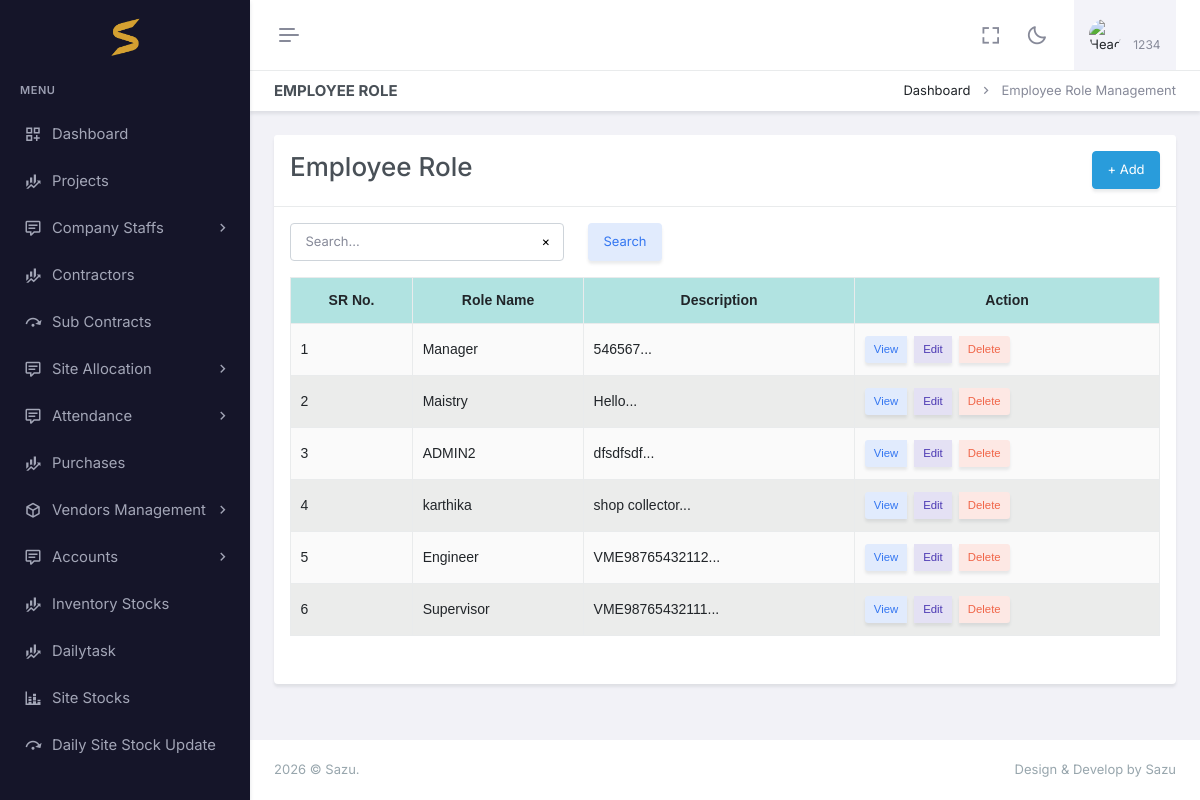
The app's page /emproles/ (signed in) with its own data.
### app/auth_models.py (models this page shows, shortened)
class CustomUser(AbstractBaseUser, PermissionsMixin):
    email=models.EmailField(null=True, blank=True,unique=True)
    image = models.ImageField(upload_to='profile_images/', null=True, blank=True)
    name = models.CharField(max_length=255)
    phone_number = models.CharField(max_length=10, unique=True)
    pin = models.CharField(max_length=6, null=True, blank=True)
    is_active = models.BooleanField(default=True)
    admin = models.BooleanField(default=False)
    is_employee = models.BooleanField(default=False)
    is_owner=models.BooleanField(default=False)
    created_at =models.DateField(auto_now_add=True)
    is_staff = models.BooleanField(default=False)
    is_superuser = models.BooleanField(default=False)
    otp = models.CharField(max_length=6, null=True, blank=True)
    created_at =models.DateField(auto_now_add=True)
    proof=models.FileField(upload_to="proof/", null=True, blank=True)
    USERNAME_FIELD = 'phone_number'
    REQUIRED_FIELDS = ['name']
    disable = models.BooleanField(default=False)
    objects = CustomUserManager()
    @property
    def company(self):
        print(self.is_employee)
        if self.admin:
            return self.company_set.all().last()
        if self.is_employee:
            if self.employee_set.all():
                return self.employee_set.all().last().company
        return None

### app/models.py (models this page shows, shortened)
class EmpRoles(models.Model):
    company=models.ForeignKey(Company, on_delete=models.CASCADE,null=True,blank=True)
    name=models.CharField(max_length=50)
    description = models.CharField(max_length=200)

### app/views.py (the view, shortened to what this page needs)
# urls.py: path('emproles/',views.emproles, name="emproles"),
@login_required(login_url='login')
def emproles(request):
    user=request.user
    allow,msg= check_user(request,EmpRoles,instance=False)  # CHANGE model
    if not allow:
         context ={"unauthorized":msg}
         return render(request,"login.html",context)
    if request.method == 'POST':
        form = EmpRolesForm(request.POST)
        if form.is_valid():
            emproles_instance = form.save(commit=False)
            emproles_instance.company = request.user.company
            emproles_instance.save()
            return JsonResponse({"msg":"success"},status=201)
        else:
            return JsonResponse({"msg":"error"},status=400)
    else:
        form = EmpRolesForm()
    querysets = EmpRoles.objects.filter(company=request.user.company).order_by("-id")   #change query
    queryset,pages,search =customPagination(request,EmpRoles,querysets)    #change, model
    context= {'queryset': queryset,"location":"emproles","pages" :pages,"search":search ,'form':form,}   #change location name
    return render(request,'employee/emprole.html',context)

### app/forms.py
class EmpRolesForm(forms.ModelForm):
    class Meta:
        model = EmpRoles
        fields = ['name','description']

### app/context_processors.py (called while the page is built)
def my_env_var(request):
    return {
        'my_env_var': settings.JS_ENV
    }

### app/templatetags/filters.py (called while the page is built)
@register.filter
def truncate_description(value,char =100):
    if value:
        return truncate_text(value,char) +"..."
    return value

### app/utils.py (called while the page is built)
def customPagination(request,Klass,queryset,serializer_class=None):
    search_query = request.GET.get('search',"")
    if search_query:
        search_filters = Q()
        for field in Klass._meta.fields:
            if field.get_internal_type() in ['CharField', 'TextField']:
                search_filters |= Q(**{f'{field.name}__icontains': search_query})
        queryset = queryset.filter(search_filters)
    paginator = Paginator(queryset, PAGE_SIZE)
    page_number = request.GET.get('page')
    page_obj = paginator.get_page(page_number)
    pages =paginator.num_pages
    obj =page_obj.object_list
    if serializer_class:
            queryjs =  (serializer_class(obj,many=True).data)
            print(queryjs)
    return page_obj,pages,search_query

def check_user(request,klass,instance=False):
    msg ='not allowed'
    return True ,msg

def truncate_text(text,char =10):
    if not (isinstance(text,str)):
        return text
    if len(text)>10 :
        name = text[0:char]
        return name
    return text

### app/templates/employee/emprole.html (shortened to what this page needs)
{% extends "base.html" %}
{% load static %}
{% load filters %}
{% block header2 %}
<div class="main-content">
    <div class="page-content">
        <div class="container-fluid">
            <div class="row">
                <div class="col-12">
                    <div class="page-title-box d-sm-flex align-items-center justify-content-between">
                        <h4 class="mb-sm-0">Employee Role </h4>
                        <div class="page-title-right">
                            <ol class="breadcrumb m-0">
                                <li class="breadcrumb-item"><a href="javascript: void(0);">Dashboard</a></li>
                                <li class="breadcrumb-item active">Employee Role Management</li>
                            </ol>
                        </div>
                    </div>
                </div>
            </div>
            <div class="row">
                <div class="col-lg-12">
                    <div class="card">
                        <div class="card-header">
                            <div class="row">
                                <div class="col-xl-6 col-lg-6 col-md-6 col-12">
                                    <h2>Employee Role </h2>
                                </div>
                                <div class="col-xl-4 col-lg-4 col-md-4 col-12"></div>
                                <div class="col-xl-2 col-lg-2 col-md-2 col-12">
                                    <button type="button" class="btn btn-info" style="float:right;"
                                        data-bs-toggle="modal" data-bs-target=".bs-example-modal-lg">+ Add
                                        </button>
                                </div>
                            </div>
                        </div>
                        <div class="card-body">
                            <div class="row">
                                {% include "search.html" %}
                            </div>
                            <table id="example"
                                class="table table-bordered dt-responsive nowrap table-striped align-middle"
                                style="width:100%">
                                <thead>
                                    <tr>
                                        <th data-ordering="false">SR No.</th>
                                        <th data-ordering="false">Role Name</th>
                                        <th data-ordering="false">Description</th>
                                        <th data-ordering="false">Action</th>
                                    </tr>
                                </thead>
                                <tbody>
                                    {% for i in queryset %}
                                    <tr>
                                        <td>{{ forloop.counter }}</td>
                                        <td>{{ i.name }}</td>
                                        <td>{{ i.description | truncate_description }}</td>
                                        <td>
                                            <div class="btn-group" role="group">
                                                <button class="btn btn-soft-secondary btn-sm me-2" type="button" data-id="{{i.id}}" onclick="openModal('viewModal', '{{ i.id }}')">
                                                    View
                                                </button>
                                                <button class="btn btn-soft-primary btn-sm me-2" type="button" onclick="openModal('editModal','{{ i.id }}')">
                                                    Edit
                                                </button>
                                                <button class="btn btn-soft-danger btn-sm" type="button" data-bs-toggle="modal" data-bs-target="#deleteModal{{ i.id }}">
                                                    Delete
                                                </button>
                                            </div>
                                        </td>
                                    </tr>
                                    {% endfor %}
                                </tbody>
                            </table>
                            <div class="row">
                                {% include 'pagination.html' %}
                            </div>
                        </div>
                    </div>
                </div>
            </div>
        </div>
    </div>
</div>
{% endblock header2 %}

### app/templates/appbar.html (shortened to what this page needs)
{% load static %}
<div id="layout-wrapper">
    <header id="page-topbar">
        <div class="layout-width">
            <div class="navbar-header">
                <div class="d-flex">
                    <button type="button"
                        class="btn btn-sm px-3 fs-16 header-item vertical-menu-btn topnav-hamburger shadow-none"
                        id="topnav-hamburger-icon">
                        <span class="hamburger-icon">
                            <span></span>
                            <span></span>
                            <span></span>
                        </span>
                    </button>
                </div>
                <div class="d-flex align-items-center">
                    <div class="ms-1 header-item d-none d-sm-flex">
                        <button type="button"
                            class="btn btn-icon btn-topbar btn-ghost-secondary rounded-circle shadow-none"
                            data-toggle="fullscreen">
                            <i class="bx bx-fullscreen fs-22"></i>
                        </button>
                    </div>
                    <div class="ms-1 header-item d-none d-sm-flex">
                        <button type="button"
                            class="btn btn-icon btn-topbar btn-ghost-secondary rounded-circle light-dark-mode shadow-none">
                            <i class="bx bx-moon fs-22"></i>
                        </button>
                    </div>
                    <div class="dropdown ms-sm-3 header-item topbar-user">
                        <button type="button" class="btn shadow-none" id="page-header-user-dropdown"
                            data-bs-toggle="dropdown" aria-haspopup="true" aria-expanded="false">
                            <span class="d-flex align-items-center">
                                <img class="rounded-circle header-profile-user"
                                    src="{% static 'assets/images/users/avatar-1.jpg' %}" alt="Header Avatar">
                                <span class="text-start ms-xl-2">
                                    <span
                                        class="d-none d-xl-block ms-1 fs-12 user-name-sub-text">{{request.user.name}}</span>
                                </span>
                            </span>
                        </button>
                    </div>
                </div>
            </div>
        </div>
    </header>
</div>

### app/static/assets/css/table.css (style rules this page uses)
:root { --table-font-family: Arial, sans-serif; --table-font-size: 14px; }
table { width: 100%; border-collapse: collapse; font-family: var(--table-font-family); font-size: var(--table-font-size); }
th, td { border: 1px solid #ddd; padding: 10px; }
th { text-transform: capitalize; background-color: #f2f2f2; text-align: center !important; }
thead:first-child { background-color: #8ad5d3aa; }
tr:nth-child(even) { background-color: #d8dad883; }
th:first-letter { text-transform: uppercase; }

### records on screen
CustomUser: user.name "1234"
EmpRoles: name "Manager", description "546567..."
EmpRoles: name "Maistry", description "Hello..."
EmpRoles: name "ADMIN2", description "dfsdfsdf..."
EmpRoles: name "karthika", description "shop collector..."
EmpRoles: name "Engineer", description "VME98765432112..."
EmpRoles: name "Supervisor", description "VME98765432111..."
